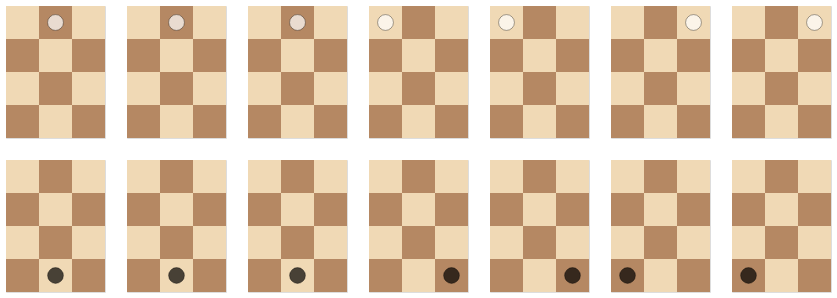

The code cell stored with this chart in its notebook:
### Code cell
# positions leading to empty
multiple_positions_chart(
    [
        position_from_int(long_pos)
        for long_pos in transitions.filter(
            pl.col("end_pos") == 0, pl.col("transition_type") != "R"
        )["start_pos"]
    ],
    width=7,
)

### Figure 1 — Vega-Lite specification as saved in the notebook (floating-point values rounded to 4 significant figures)
{"config": {"view": {"continuousWidth": 300, "continuousHeight": 300}}, "vconcat": [{"hconcat": [{"layer": [{"data": {"name": "data-1766deb9b2b9a75e9a8ab868dcb74a1d"}, "mark": {"type": "rect"}, "encoding": {"color": {"field": "square", "legend": null, "scale": {"domain": ["light", "dark"], "range": ["#f0d9b5", "#b58863"]}, "type": "nominal"}, "x": {"axis": null, "field": "file", "scale": {"domain": [1, 2, 3]}, "type": "ordinal"}, "y": {"axis": null, "field": "rank", "scale": {"domain": [1, 2, 3, 4]}, "type": "ordinal"}}}, {"data": {"name": "data-8c7549572336e0dd18f05832f90f7b8f"}, "mark": {"type": "circle", "size": 250, "stroke": "black", "strokeWidth": 0.5}, "encoding": {"color": {"field": "colour", "legend": null, "scale": {"domain": ["White", "Black"], "range": ["white", "black"]}, "type": "nominal"}, "x": {"field": "file", "scale": {"domain": [1, 2, 3]}, "type": "ordinal"}, "y": {"field": "rank", "scale": {"domain": [1, 2, 3, 4], "reverse": true}, "type": "ordinal"}}}], "height": 132, "resolve": {"scale": {"color": "independent"}}, "width": 99}, {"layer": [{"data": {"name": "data-1766deb9b2b9a75e9a8ab868dcb74a1d"}, "mark": {"type": "rect"}, "encoding": {"color": {"field": "square", "legend": null, "scale": {"domain": ["light", "dark"], "range": ["#f0d9b5", "#b58863"]}, "type": "nominal"}, "x": {"axis": null, "field": "file", "scale": {"domain": [1, 2, 3]}, "type": "ordinal"}, "y": {"axis": null, "field": "rank", "scale": {"domain": [1, 2, 3, 4]}, "type": "ordinal"}}}, {"data": {"name": "data-8c7549572336e0dd18f05832f90f7b8f"}, "mark": {"type": "circle", "size": 250, "stroke": "black", "strokeWidth": 0.5}, "encoding": {"color": {"field": "colour", "legend": null, "scale": {"domain": ["White", "Black"], "range": ["white", "black"]}, "type": "nominal"}, "x": {"field": "file", "scale": {"domain": [1, 2, 3]}, "type": "ordinal"}, "y": {"field": "rank", "scale": {"domain": [1, 2, 3, 4], "reverse": true}, "type": "ordinal"}}}], "height": 132, "resolve": {"scale": {"color": "independent"}}, "width": 99}, {"layer": [{"data": {"name": "data-1766deb9b2b9a75e9a8ab868dcb74a1d"}, "mark": {"type": "rect"}, "encoding": {"color": {"field": "square", "legend": null, "scale": {"domain": ["light", "dark"], "range": ["#f0d9b5", "#b58863"]}, "type": "nominal"}, "x": {"axis": null, "field": "file", "scale": {"domain": [1, 2, 3]}, "type": "ordinal"}, "y": {"axis": null, "field": "rank", "scale": {"domain": [1, 2, 3, 4]}, "type": "ordinal"}}}, {"data": {"name": "data-8c7549572336e0dd18f05832f90f7b8f"}, "mark": {"type": "circle", "size": 250, "stroke": "black", "strokeWidth": 0.5}, "encoding": {"color": {"field": "colour", "legend": null, "scale": {"domain": ["White", "Black"], "range": ["white", "black"]}, "type": "nominal"}, "x": {"field": "file", "scale": {"domain": [1, 2, 3]}, "type": "ordinal"}, "y": {"field": "rank", "scale": {"domain": [1, 2, 3, 4], "reverse": true}, "type": "ordinal"}}}], "height": 132, "resolve": {"scale": {"color": "independent"}}, "width": 99}, {"layer": [{"data": {"name": "data-1766deb9b2b9a75e9a8ab868dcb74a1d"}, "mark": {"type": "rect"}, "encoding": {"color": {"field": "square", "legend": null, "scale": {"domain": ["light", "dark"], "range": ["#f0d9b5", "#b58863"]}, "type": "nominal"}, "x": {"axis": null, "field": "file", "scale": {"domain": [1, 2, 3]}, "type": "ordinal"}, "y": {"axis": null, "field": "rank", "scale": {"domain": [1, 2, 3, 4]}, "type": "ordinal"}}}, {"data": {"name": "data-f0015fd0409854f02da2b9a81ad73783"}, "mark": {"type": "circle", "size": 250, "stroke": "black", "strokeWidth": 0.5}, "encoding": {"color": {"field": "colour", "legend": null, "scale": {"domain": ["White", "Black"], "range": ["white", "black"]}, "type": "nominal"}, "x": {"field": "file", "scale": {"domain": [1, 2, 3]}, "type": "ordinal"}, "y": {"field": "rank", "scale": {"domain": [1, 2, 3, 4], "reverse": true}, "type": "ordinal"}}}], "height": 132, "resolve": {"scale": {"color": "independent"}}, "width": 99}, {"layer": [{"data": {"name": "data-1766deb9b2b9a75e9a8ab868dcb74a1d"}, "mark": {"type": "rect"}, "encoding": {"color": {"field": "square", "legend": null, "scale": {"domain": ["light", "dark"], "range": ["#f0d9b5", "#b58863"]}, "type": "nominal"}, "x": {"axis": null, "field": "file", "scale": {"domain": [1, 2, 3]}, "type": "ordinal"}, "y": {"axis": null, "field": "rank", "scale": {"domain": [1, 2, 3, 4]}, "type": "ordinal"}}}, {"data": {"name": "data-f0015fd0409854f02da2b9a81ad73783"}, "mark": {"type": "circle", "size": 250, "stroke": "black", "strokeWidth": 0.5}, "encoding": {"color": {"field": "colour", "legend": null, "scale": {"domain": ["White", "Black"], "range": ["white", "black"]}, "type": "nominal"}, "x": {"field": "file", "scale": {"domain": [1, 2, 3]}, "type": "ordinal"}, "y": {"field": "rank", "scale": {"domain": [1, 2, 3, 4], "reverse": true}, "type": "ordinal"}}}], "height": 132, "resolve": {"scale": {"color": "independent"}}, "width": 99}, {"layer": [{"data": {"name": "data-1766deb9b2b9a75e9a8ab868dcb74a1d"}, "mark": {"type": "rect"}, "encoding": {"color": {"field": "square", "legend": null, "scale": {"domain": ["light", "dark"], "range": ["#f0d9b5", "#b58863"]}, "type": "nominal"}, "x": {"axis": null, "field": "file", "scale": {"domain": [1, 2, 3]}, "type": "ordinal"}, "y": {"axis": null, "field": "rank", "scale": {"domain": [1, 2, 3, 4]}, "type": "ordinal"}}}, {"data": {"name": "data-9c8068c24cf96fe73c32e7d0010a60e3"}, "mark": {"type": "circle", "size": 250, "stroke": "black", "strokeWidth": 0.5}, "encoding": {"color": {"field": "colour", "legend": null, "scale": {"domain": ["White", "Black"], "range": ["white", "black"]}, "type": "nominal"}, "x": {"field": "file", "scale": {"domain": [1, 2, 3]}, "type": "ordinal"}, "y": {"field": "rank", "scale": {"domain": [1, 2, 3, 4], "reverse": true}, "type": "ordinal"}}}], "height": 132, "resolve": {"scale": {"color": "independent"}}, "width": 99}, {"layer": [{"data": {"name": "data-1766deb9b2b9a75e9a8ab868dcb74a1d"}, "mark": {"type": "rect"}, "encoding": {"color": {"field": "square", "legend": null, "scale": {"domain": ["light", "dark"], "range": ["#f0d9b5", "#b58863"]}, "type": "nominal"}, "x": {"axis": null, "field": "file", "scale": {"domain": [1, 2, 3]}, "type": "ordinal"}, "y": {"axis": null, "field": "rank", "scale": {"domain": [1, 2, 3, 4]}, "type": "ordinal"}}}, {"data": {"name": "data-9c8068c24cf96fe73c32e7d0010a60e3"}, "mark": {"type": "circle", "size": 250, "stroke": "black", "strokeWidth": 0.5}, "encoding": {"color": {"field": "colour", "legend": null, "scale": {"domain": ["White", "Black"], "range": ["white", "black"]}, "type": "nominal"}, "x": {"field": "file", "scale": {"domain": [1, 2, 3]}, "type": "ordinal"}, "y": {"field": "rank", "scale": {"domain": [1, 2, 3, 4], "reverse": true}, "type": "ordinal"}}}], "height": 132, "resolve": {"scale": {"color": "independent"}}, "width": 99}]}, {"hconcat": [{"layer": [{"data": {"name": "data-1766deb9b2b9a75e9a8ab868dcb74a1d"}, "mark": {"type": "rect"}, "encoding": {"color": {"field": "square", "legend": null, "scale": {"domain": ["light", "dark"], "range": ["#f0d9b5", "#b58863"]}, "type": "nominal"}, "x": {"axis": null, "field": "file", "scale": {"domain": [1, 2, 3]}, "type": "ordinal"}, "y": {"axis": null, "field": "rank", "scale": {"domain": [1, 2, 3, 4]}, "type": "ordinal"}}}, {"data": {"name": "data-5b00e522b5f07de01df4272128657949"}, "mark": {"type": "circle", "size": 250, "stroke": "black", "strokeWidth": 0.5}, "encoding": {"color": {"field": "colour", "legend": null, "scale": {"domain": ["White", "Black"], "range": ["white", "black"]}, "type": "nominal"}, "x": {"field": "file", "scale": {"domain": [1, 2, 3]}, "type": "ordinal"}, "y": {"field": "rank", "scale": {"domain": [1, 2, 3, 4], "reverse": true}, "type": "ordinal"}}}], "height": 132, "resolve": {"scale": {"color": "independent"}}, "width": 99}, {"layer": [{"data": {"name": "data-1766deb9b2b9a75e9a8ab868dcb74a1d"}, "mark": {"type": "rect"}, "encoding": {"color": {"field": "square", "legend": null, "scale": {"domain": ["light", "dark"], "range": ["#f0d9b5", "#b58863"]}, "type": "nominal"}, "x": {"axis": null, "field": "file", "scale": {"domain": [1, 2, 3]}, "type": "ordinal"}, "y": {"axis": null, "field": "rank", "scale": {"domain": [1, 2, 3, 4]}, "type": "ordinal"}}}, {"data": {"name": "data-5b00e522b5f07de01df4272128657949"}, "mark": {"type": "circle", "size": 250, "stroke": "black", "strokeWidth": 0.5}, "encoding": {"color": {"field": "colour", "legend": null, "scale": {"domain": ["White", "Black"], "range": ["white", "black"]}, "type": "nominal"}, "x": {"field": "file", "scale": {"domain": [1, 2, 3]}, "type": "ordinal"}, "y": {"field": "rank", "scale": {"domain": [1, 2, 3, 4], "reverse": true}, "type": "ordinal"}}}], "height": 132, "resolve": {"scale": {"color": "independent"}}, "width": 99}, {"layer": [{"data": {"name": "data-1766deb9b2b9a75e9a8ab868dcb74a1d"}, "mark": {"type": "rect"}, "encoding": {"color": {"field": "square", "legend": null, "scale": {"domain": ["light", "dark"], "range": ["#f0d9b5", "#b58863"]}, "type": "nominal"}, "x": {"axis": null, "field": "file", "scale": {"domain": [1, 2, 3]}, "type": "ordinal"}, "y": {"axis": null, "field": "rank", "scale": {"domain": [1, 2, 3, 4]}, "type": "ordinal"}}}, {"data": {"name": "data-5b00e522b5f07de01df4272128657949"}, "mark": {"type": "circle", "size": 250, "stroke": "black", "strokeWidth": 0.5}, "encoding": {"color": {"field": "colour", "legend": null, "scale": {"domain": ["White", "Black"], "range": ["white", "black"]}, "type": "nominal"}, "x": {"field": "file", "scale": {"domain": [1, 2, 3]}, "type": "ordinal"}, "y": {"field": "rank", "scale": {"domain": [1, 2, 3, 4], "reverse": true}, "type": "ordinal"}}}], "height": 132, "resolve": {"scale": {"color": "independent"}}, "width": 99}, {"layer": [{"data": {"name": "data-1766deb9b2b9a75e9a8ab868dcb74a1d"}, "mark": {"type": "rect"}, "encoding": {"color": {"field": "square", "legend": null, "scale": {"domain": ["light", "dark"], "range": ["#f0d9b5", "#b58863"]}, "type": "nominal"}, "x": {"axis": null, "field": "file", "scale": {"domain": [1, 2, 3]}, "type": "ordinal"}, "y": {"axis": null, "field": "rank", "scale": {"domain": [1, 2, 3, 4]}, "type": "ordinal"}}}, {"data": {"name": "data-a4eb9f7c018c508aaf3fac1a82dd3c91"}, "mark": {"type": "circle", "size": 250, "stroke": "black", "strokeWidth": 0.5}, "encoding": {"color": {"field": "colour", "legend": null, "scale": {"domain": ["White", "Black"], "range": ["white", "black"]}, "type": "nominal"}, "x": {"field": "file", "scale": {"domain": [1, 2, 3]}, "type": "ordinal"}, "y": {"field": "rank", "scale": {"domain": [1, 2, 3, 4], "reverse": true}, "type": "ordinal"}}}], "height": 132, "resolve": {"scale": {"color": "independent"}}, "width": 99}, {"layer": [{"data": {"name": "data-1766deb9b2b9a75e9a8ab868dcb74a1d"}, "mark": {"type": "rect"}, "encoding": {"color": {"field": "square", "legend": null, "scale": {"domain": ["light", "dark"], "range": ["#f0d9b5", "#b58863"]}, "type": "nominal"}, "x": {"axis": null, "field": "file", "scale": {"domain": [1, 2, 3]}, "type": "ordinal"}, "y": {"axis": null, "field": "rank", "scale": {"domain": [1, 2, 3, 4]}, "type": "ordinal"}}}, {"data": {"name": "data-a4eb9f7c018c508aaf3fac1a82dd3c91"}, "mark": {"type": "circle", "size": 250, "stroke": "black", "strokeWidth": 0.5}, "encoding": {"color": {"field": "colour", "legend": null, "scale": {"domain": ["White", "Black"], "range": ["white", "black"]}, "type": "nominal"}, "x": {"field": "file", "scale": {"domain": [1, 2, 3]}, "type": "ordinal"}, "y": {"field": "rank", "scale": {"domain": [1, 2, 3, 4], "reverse": true}, "type": "ordinal"}}}], "height": 132, "resolve": {"scale": {"color": "independent"}}, "width": 99}, {"layer": [{"data": {"name": "data-1766deb9b2b9a75e9a8ab868dcb74a1d"}, "mark": {"type": "rect"}, "encoding": {"color": {"field": "square", "legend": null, "scale": {"domain": ["light", "dark"], "range": ["#f0d9b5", "#b58863"]}, "type": "nominal"}, "x": {"axis": null, "field": "file", "scale": {"domain": [1, 2, 3]}, "type": "ordinal"}, "y": {"axis": null, "field": "rank", "scale": {"domain": [1, 2, 3, 4]}, "type": "ordinal"}}}, {"data": {"name": "data-b792ee1d409b6a887a79a96c5a11e4a0"}, "mark": {"type": "circle", "size": 250, "stroke": "black", "strokeWidth": 0.5}, "encoding": {"color": {"field": "colour", "legend": null, "scale": {"domain": ["White", "Black"], "range": ["white", "black"]}, "type": "nominal"}, "x": {"field": "file", "scale": {"domain": [1, 2, 3]}, "type": "ordinal"}, "y": {"field": "rank", "scale": {"domain": [1, 2, 3, 4], "reverse": true}, "type": "ordinal"}}}], "height": 132, "resolve": {"scale": {"color": "independent"}}, "width": 99}, {"layer": [{"data": {"name": "data-1766deb9b2b9a75e9a8ab868dcb74a1d"}, "mark": {"type": "rect"}, "encoding": {"color": {"field": "square", "legend": null, "scale": {"domain": ["light", "dark"], "range": ["#f0d9b5", "#b58863"]}, "type": "nominal"}, "x": {"axis": null, "field": "file", "scale": {"domain": [1, 2, 3]}, "type": "ordinal"}, "y": {"axis": null, "field": "rank", "scale": {"domain": [1, 2, 3, 4]}, "type": "ordinal"}}}, {"data": {"name": "data-b792ee1d409b6a887a79a96c5a11e4a0"}, "mark": {"type": "circle", "size": 250, "stroke": "black", "strokeWidth": 0.5}, "encoding": {"color": {"field": "colour", "legend": null, "scale": {"domain": ["White", "Black"], "range": ["white", "black"]}, "type": "nominal"}, "x": {"field": "file", "scale": {"domain": [1, 2, 3]}, "type": "ordinal"}, "y": {"field": "rank", "scale": {"domain": [1, 2, 3, 4], "reverse": true}, "type": "ordinal"}}}], "height": 132, "resolve": {"scale": {"color": "independent"}}, "width": 99}]}], "$schema": "https://vega.github.io/schema/vega-lite/v6.4.1.json", "datasets": {"data-1766deb9b2b9a75e9a8ab868dcb74a1d": [{"rank": 1, "file": 1, "square": "dark"}, {"rank": 2, "file": 1, "square": "light"}, {"rank": 3, "file": 1, "square": "dark"}, {"rank": 4, "file": 1, "square": "light"}, {"rank": 1, "file": 2, "square": "light"}, {"rank": 2, "file": 2, "square": "dark"}, {"rank": 3, "file": 2, "square": "light"}, {"rank": 4, "file": 2, "square": "dark"}, {"rank": 1, "file": 3, "square": "dark"}, {"rank": 2, "file": 3, "square": "light"}, {"rank": 3, "file": 3, "square": "dark"}, {"rank": 4, "file": 3, "square": "light"}], "data-8c7549572336e0dd18f05832f90f7b8f": [{"rank": 4, "file": 2, "colour": "White"}], "data-f0015fd0409854f02da2b9a81ad73783": [{"rank": 4, "file": 1, "colour": "White"}], "data-9c8068c24cf96fe73c32e7d0010a60e3": [{"rank": 4, "file": 3, "colour": "White"}], "data-5b00e522b5f07de01df4272128657949": [{"rank": 1, "file": 2, "colour": "Black"}], "data-a4eb9f7c018c508aaf3fac1a82dd3c91": [{"rank": 1, "file": 3, "colour": "Black"}], "data-b792ee1d409b6a887a79a96c5a11e4a0": [{"rank": 1, "file": 1, "colour": "Black"}]}}
